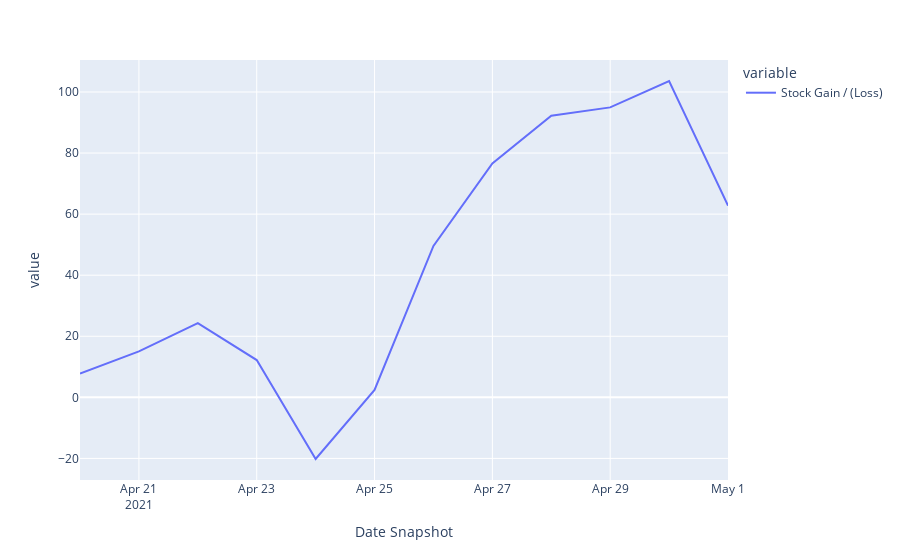

The code cell stored with this chart in its notebook:
### Code cell
t.line(combined_df, ["Stock Gain / (Loss)"])
# t.line_facets(combined_df, 'symbol Return', 'Benchmark Return')

### Figure 1 — Plotly figure (JSON) as saved in the notebook; plotly's stock layout.template omitted (floating-point values rounded to 4 significant figures)
{"data": [{"hovertemplate": "variable=Stock Gain / (Loss)<br>Date Snapshot=%{x}<br>value=%{y}<extra></extra>", "legendgroup": "Stock Gain / (Loss)", "line": {"color": "#636efa", "dash": "solid"}, "marker": {"symbol": "circle"}, "mode": "lines", "name": "Stock Gain / (Loss)", "orientation": "v", "showlegend": true, "type": "scatter", "x": ["2021-04-20", "2021-04-21", "2021-04-22", "2021-04-23", "2021-04-24", "2021-04-25", "2021-04-26", "2021-04-27", "2021-04-28", "2021-04-29", "2021-04-30", "2021-05-01"], "xaxis": "x", "y": [7.813, 15.05, 24.34, 12.21, -20.19, 2.425, 49.57, 76.58, 92.21, 94.96, 103.6, 62.77], "yaxis": "y"}], "layout": {"legend": {"title": {"text": "variable"}, "tracegroupgap": 0}, "margin": {"t": 60}, "xaxis": {"anchor": "y", "domain": [0, 1], "title": {"text": "Date Snapshot"}}, "yaxis": {"anchor": "x", "domain": [0, 1], "title": {"text": "value"}}}}
